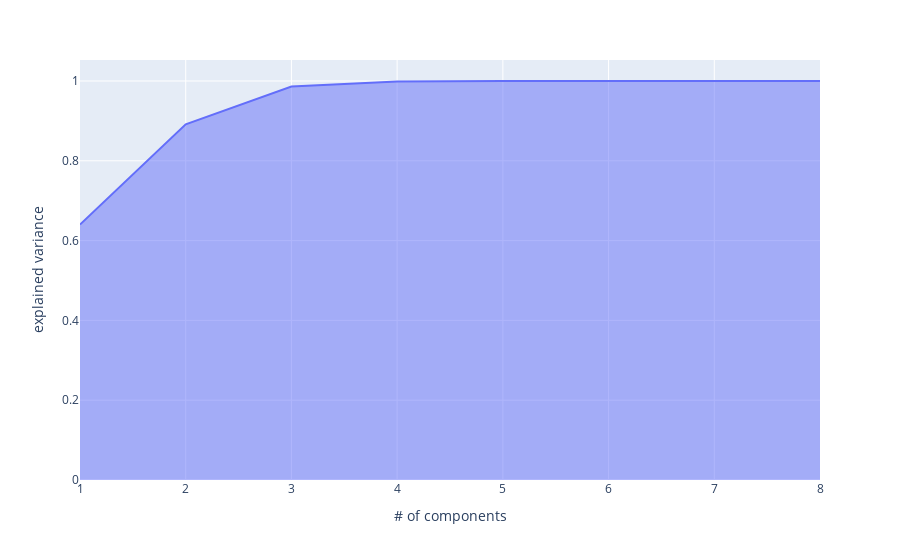

Source (notebook cell):
### Code cell
### 주성분 개수 지정
pca = PCA()
pca.fit(x_train)
exp = np.cumsum(pca.explained_variance_ratio_)
px.area(x=range(1, exp.shape[0] + 1), y=exp, labels = {'x' : '# of components', 'y':'explained variance'})

### Figure 1 — Plotly figure (JSON) as saved in the notebook; plotly's stock layout.template omitted (floating-point values rounded to 4 significant figures)
{"data": [{"fillpattern": {"shape": ""}, "hovertemplate": "# of components=%{x}<br>explained variance=%{y}<extra></extra>", "legendgroup": "", "line": {"color": "#636efa"}, "marker": {"symbol": "circle"}, "mode": "lines", "name": "", "orientation": "v", "showlegend": false, "stackgroup": "1", "type": "scatter", "x": [1, 2, 3, 4, 5, 6, 7, 8], "xaxis": "x", "y": [0.6401, 0.8912, 0.9859, 0.999, 0.9999, 1.0, 1.0, 1.0], "yaxis": "y"}], "layout": {"legend": {"tracegroupgap": 0}, "margin": {"t": 60}, "xaxis": {"anchor": "y", "domain": [0, 1], "title": {"text": "# of components"}}, "yaxis": {"anchor": "x", "domain": [0, 1], "title": {"text": "explained variance"}}}}
